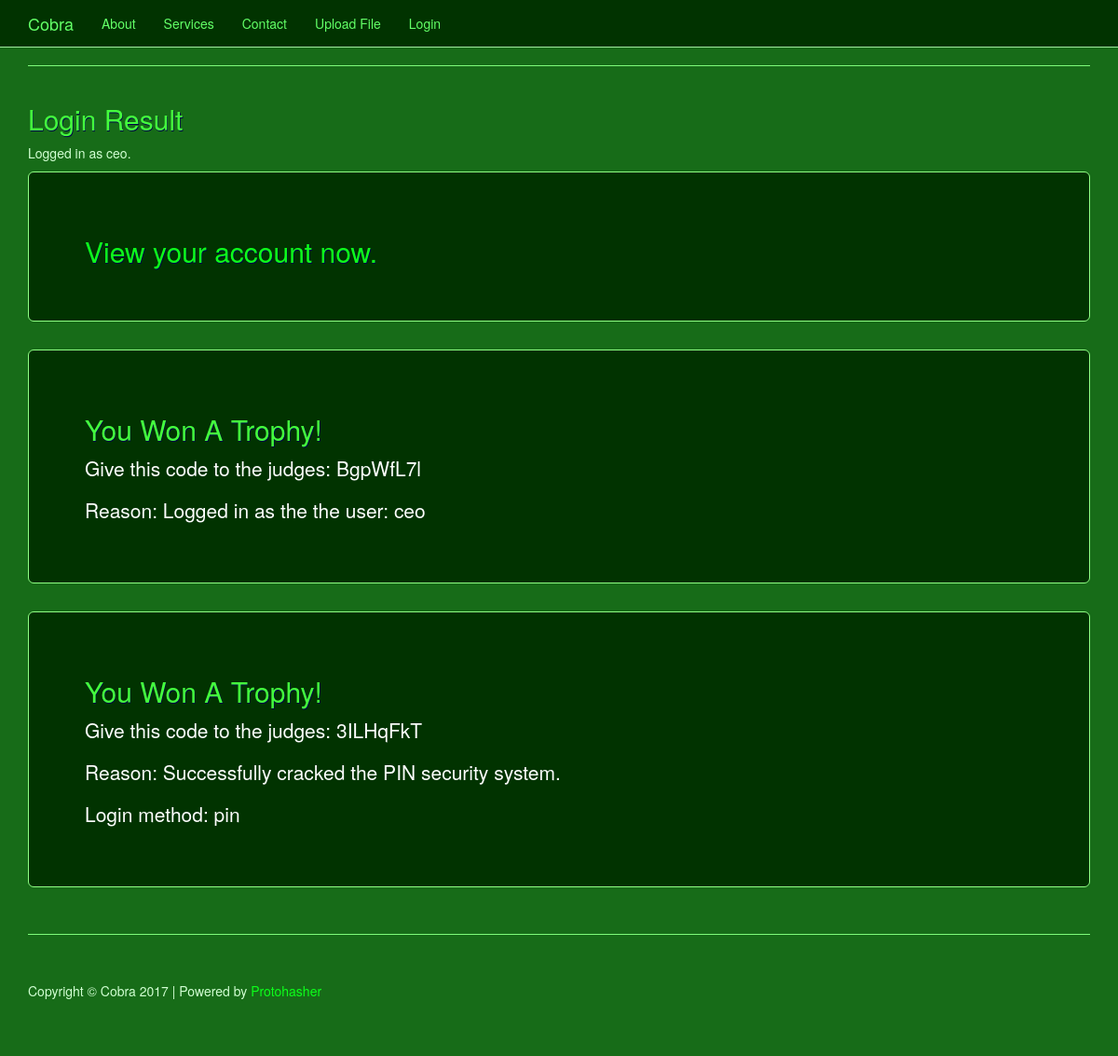
The page /loginPost.php?hashed_pin=40572 on the database its author committed.
### tables this page shows
CREATE TABLE `user` (
  `userID` int(11) NOT NULL AUTO_INCREMENT,
  `username` varchar(255) DEFAULT NULL,
  `password` varchar(255) DEFAULT NULL,
  `pin` int(4) DEFAULT NULL,
  `hashed_pin` int(5) DEFAULT NULL,
  `trophyCode` varchar(255) DEFAULT NULL,
  `pin_crack_trophy` varchar(255) DEFAULT NULL,
  `password_crack_trophy` varchar(255) DEFAULT NULL,
  `dateCreated` datetime DEFAULT NULL,
  `dateModified` timestamp NULL DEFAULT NULL ON UPDATE CURRENT_TIMESTAMP,
  PRIMARY KEY (`userID`),
  UNIQUE KEY `userID` (`userID`) USING BTREE
);

### com/capstone/model/userManager.php (called while the page is built, shortened)
<?php
$settings = new SettingsManager();
class UserManager {
	public function loginUser($username ="", $password ="", $hashed_pin ="") {
		global $settings;
		$conn = new mysqli($settings->get('db_servername'), $settings->get('db_username'), $settings->get('db_password'), $settings->get('db_name'));
		$sql = "SELECT userID, username, password, trophyCode, pin_crack_trophy, password_crack_trophy FROM user";
		if( !empty($hashed_pin) )
		{
			$sql = $sql . " WHERE hashed_pin = '" . $hashed_pin . "'";
		}
		else
		{
			$sql = $sql . " WHERE username = '" . $username . "'";
			$sql = $sql . " AND password = '" . $password . "'";
		}
		$conn->multi_query($sql);
		$result = mysqli_store_result($conn);
		return $result;
	}
}

### public/loginPost.php (the view, shortened to what this page needs)
<?php
	require dirname(__FILE__) . '/../com/capstone/model/userManager.php';
	$userManager = new UserManager();
	$username = "";
	$password = "";
	$hashed_pin = "";
	$login_method = "";
	if(isset($_GET["hashed_pin"]))
	{
		$hashed_pin = $_GET["hashed_pin"];
		$login_method = "pin";
	}
	else
	{
		$login_method = "password";
	}
	$user = $userManager->loginUser($username, $password, $hashed_pin);
	include "includes/header.php";
?>
<hr>
<div class="row">
	<div class="col-sm-12">
		<h2>Login Result</h2>
		<?php
			if( $row = $user->fetch_assoc() )
			{
				$username = $row["username"];
				echo '<p>Logged in as ' . $row["username"] . '.</p>';
				echo '
					<div class="jumbotron">
						<h2><a href="account.php">View your account now.</a></h2>
					</div>
					<div class="jumbotron">
						<h2>You Won A Trophy!</h2>
						<p>Give this code to the judges: ' . $row["trophyCode"] . '</p>
						<p>Reason: Logged in as the the user: ' . $username . '</p>
					</div>
				';
				if( $login_method == "pin" )
				{
					echo '
						<div class="jumbotron">
							<h2>You Won A Trophy!</h2>
							<p>Give this code to the judges: ' . $row["pin_crack_trophy"] . '</p>
							<p>Reason: Successfully cracked the PIN security system.</p>
							<p>Login method: ' . $login_method . '</p>
						</div>
					';
				}
			}
			else
			{
				echo '
					<p>Login failed! Maybe your login details were not correct. <a href="login.php">Try again.</a></p>
				';
			}
		?>
	</div>
</div>
<?php include "includes/footer.php"; ?>

### public/css/business-frontpage.css (style rules this page uses)
body { padding-top: 50px; }
#cobra { background-color: rgb(23, 108, 24); color: #d2ffd3; }
#cobra hr { border-color: #7ffc7a; }
#cobra h1, #cobra h2 { color: #44ff3d; text-shadow: 0.02em 0.02em 0.01em #000548; }
#cobra a, #cobra span.gc-cs-link { color: #0dff1b; }
#cobra .well, #cobra .form-control, #cobra .jumbotron { background-color: #013300; border: 1px solid #90ff85; color: #fff; }

### rows shown on the page
user: username "ceo", trophyCode "BgpWfL7l", pin_crack_trophy "3ILHqFkT"

### other values the page prints
$companyName "Cobra"
$login_method "pin"
